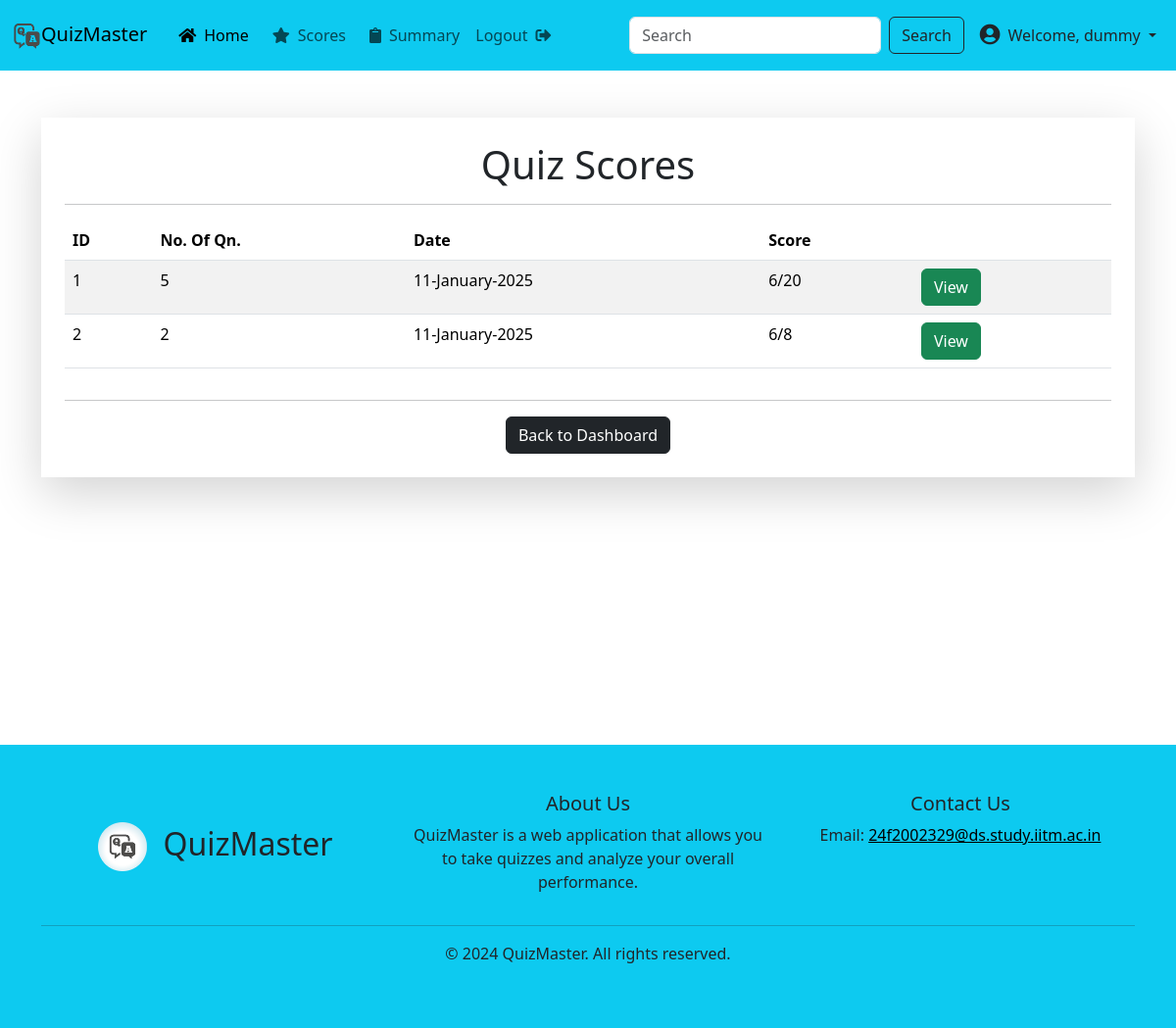
Page /user/scores (signed in) on the committed database.
### app/models/models.py (models this page shows)
class Question(db.Model):
    id = db.Column(db.Integer, primary_key=True)
    title = db.Column(db.String(200), nullable=False)
    text = db.Column(db.String(500), nullable=False)
    type = db.Column(db.String(20), nullable=False)
    quiz_id = db.Column(db.Integer, db.ForeignKey('quiz.id'), nullable=False)
    option1 = db.Column(db.String(200), nullable=True)
    option2 = db.Column(db.String(200), nullable=True)
    option3 = db.Column(db.String(200), nullable=True)
    option4 = db.Column(db.String(200), nullable=True)
    correct_options = db.Column(db.String(200), nullable=False)
    marks = db.Column(db.Integer, nullable=False, default=4)
    negative_marks = db.Column(db.Integer, nullable=False, default=0)
    question_image = db.Column(db.String(200), nullable=True, default="")
    option1_image = db.Column(db.String(200), nullable=True, default="")
    option2_image = db.Column(db.String(200), nullable=True, default="")
    option3_image = db.Column(db.String(200), nullable=True, default="")
    option4_image = db.Column(db.String(200), nullable=True, default="")

class Result(db.Model):
    id = db.Column(db.Integer, primary_key=True)
    user_id = db.Column(db.Integer, db.ForeignKey('user.id'), nullable=False)
    quiz_id = db.Column(db.Integer, db.ForeignKey('quiz.id'), nullable=False)
    score = db.Column(db.Integer, nullable=False)
    total_questions = db.Column(db.Integer, nullable=False)
    attempted_questions = db.Column(db.Integer, nullable=False)
    correct_answers = db.Column(db.Integer, nullable=False)
    partially_correct_answers = db.Column(db.Integer, nullable=False)
    wrong_answers = db.Column(db.Integer, nullable=False)
    skipped_questions = db.Column(db.Integer, nullable=False)
    status = db.Column(db.String(20), default='attempted')  # New status field
    created_at = db.Column(db.DateTime, default=datetime.now)
    total_marks_quiz = db.Column(db.Integer, nullable=False)
    user = db.relationship('User', backref='results', lazy=True)
    quiz = db.relationship('Quiz', backref='results', lazy=True)

### app/routes/user.py (the view)
@user_blueprint.route('/scores')
def scores():
    if 'user_id' not in session:
        return redirect(url_for('auth.user_login'))
    scores = Result.query.filter_by(user_id=session['user_id']).all()
    return render_template('user/scores.html', scores=scores)

### app/templates/user/scores.html
{% extends "base.html" %}
{% block content %}
<section class="vh-90 content">
    <div class="container my-5">
        <div class="shadow-lg p-4">
            <h1 class="text-center">Quiz Scores</h1>
            <hr>
            <div class="d-flex justify-content-between align-items-center">
                <table class="table table-striped">
                    <thead>
                        <tr>
                            <th>ID</th>
                            <th>No. Of Qn.</th>
                            <th>Date</th>
                            <th>Score</th>
                            <th> </th>
                        </tr>
                    </thead>
                    <tbody>
                        {% for score in scores %}
                            <tr>
                                <td scope="row">{{ score.quiz_id }}</td>
                                <td>{{ score.quiz.questions|length }}</td>
                                <td>{{ score.created_at.strftime('%d-%B-%Y') }}</td>
                                <td>{{ score.score }}/{{ score.total_marks_quiz }}</td>
                                <td><a href="{{ url_for('user.quiz_score', quiz_id=score.quiz_id) }}" class="btn btn-success">View</a></td>
                            </tr>
                        {% endfor %}
                    </tbody>
                </table>
            </div>
            <hr>
            <div class="text-center">
                <a href="{{ url_for('user.dashboard') }}" class="btn btn-dark">Back to Dashboard</a>
            </div>
        </div>
    </div>
</section>
{% endblock %}

### app/templates/base.html (shortened to what this page needs)
<!DOCTYPE html>
<html lang="en">
<head>
    <link rel="stylesheet" href="{{ url_for('static', filename='css/bootstrap.min.css') }}">
    <link rel="stylesheet" href="{{ url_for('static', filename='css/style.css') }}">
    <link rel="stylesheet" href="https://cdnjs.cloudflare.com/ajax/libs/font-awesome/5.15.4/css/all.min.css">
</head>
<body>
    <header>
    <nav class="navbar navbar-expand-lg navbar-light bg-info">
        <div class="container-fluid">
              {% if session['user_id'] == 0 %}
          <a class="navbar-brand site-title" href="{{ url_for('admin.dashboard')}}"><img src="{{ url_for('static', filename='img/logo.png') }}" width="30" height="30">QuizMaster</a>
          <button class="navbar-toggler" type="button" data-bs-toggle="collapse" data-bs-target="#navbarSupportedContent" aria-controls="navbarSupportedContent" aria-expanded="false" aria-label="Toggle navigation">
            <span class="navbar-toggler-icon"></span>
          </button>
          <div class="collapse navbar-collapse" id="navbarSupportedContent">
            <ul class="navbar-nav me-auto mb-2 mb-lg-0">
              <li class="nav-item">
                <a class="nav-link active" aria-current="page" href="{{ url_for('admin.dashboard')}}"><i class="fas fa-home px-2"></i>Home</a>
              </li>
              <li class="nav-item">
                <a class="nav-link" href="{{ url_for('admin.quiz') }}"><i class="fas fa-star px-2"></i>Quiz</a>
              </li>
              <li class="nav-item">
                <a class="nav-link" href="{{ url_for('admin.summary') }}"><i class="fas fa-clipboard px-2"></i>Summary</a>
              </li>
                <li class="nav-item">
                <a class="nav-link" href="{{ url_for('admin.logout') }}">Logout<i class="fas fa-sign-out-alt px-2"></i></a>
                </li>
            </ul>
            <form class="d-flex">
              <input class="form-control me-2" type="search" placeholder="Search" aria-label="Search">
              <button class="btn btn-outline-dark" type="submit">Search</button>
            </form>
            <div class="dropdown mx-2 my-3">
              <a class="nav-link dropdown-toggle text-dark mx-auto px-auto" href="#" id="profileDropdown" role="button" data-bs-toggle="dropdown" aria-expanded="false">
                  <i class="fas fa-user-circle fa-lg px-2"></i> Welcome Admin
              </a>
              <ul class="dropdown-menu dropdown-menu-end" aria-labelledby="profileDropdown">
                  <li><a class="dropdown-item" href="{{ url_for('admin.logout') }}">Logout</a></li>
              </ul>
          </div>
          </div>
              {% else %}
          <a class="navbar-brand site-title" href="{{ url_for('user.dashboard')}}"><img src="{{ url_for('static', filename='img/logo.png') }}" width="30" height="30">QuizMaster</a>
          <div class="collapse navbar-collapse" id="navbarSupportedContent">
            <ul class="navbar-nav me-auto mb-2 mb-lg-0">
              <li class="nav-item">
                <a class="nav-link active" aria-current="page" href="{{ url_for('user.dashboard')}}"><i class="fas fa-home px-2"></i>Home</a>
              </li>
              <li class="nav-item">
                <a class="nav-link" href="{{ url_for('user.scores') }}"><i class="fas fa-star px-2"></i>Scores</a>
              </li>
              <li class="nav-item">
                <a class="nav-link" href="{{ url_for('user.summary') }}"><i class="fas fa-clipboard px-2"></i>Summary</a>
              </li>
                {% if session.get('user_id') %}
                <li class="nav-item">
                <a class="nav-link" href="{{ url_for('auth.logout') }}">Logout<i class="fas fa-sign-out-alt px-2"></i></a>
                </li>
                {% endif %}
            </ul>
            <form class="d-flex">
              <input class="form-control me-2" type="search" placeholder="Search" aria-label="Search">
              <button class="btn btn-outline-dark" type="submit">Search</button>
            </form>
                {% if session.get('user_id') %}
            <div class="dropdown mx-2 my-3">
              <a class="nav-link dropdown-toggle text-dark mx-auto px-auto" href="#" id="profileDropdown" role="button" data-bs-toggle="dropdown" aria-expanded="false">
                  <i class="fas fa-user-circle fa-lg px-2"></i>Welcome, {{ session.get('full_name') or 'Profile' }}
              </a>
            </div>
                {% endif %}
          {% endif %}
          </div>
        </div>
      </nav>
    </header>
    <main>
        {% block content %}{% endblock %}
    </main>
    <footer class="footer bg-info">
        <div class="container py-5">
            <div class="row">
                <div class="col-md-4 text-center py-auto my-auto">
                    <h2><img src="{{ url_for('static', filename='img/favicon2.png') }}" class="me-3" alt="logo" style="border-radius: 1rem 0 0 1rem; height: 50px; width: 50px;" />QuizMaster</h2>
                </div>
                <div class="col-md-4 text-center">
                    <h5>About Us</h5>
                    <p>
                      QuizMaster is a web application
                      that allows you to take quizzes
                      and analyze your overall performance.
                   </p>
                </div>
                <div class="col-md-4 text-center">
                    <h5>Contact Us</h5>
                    <ul class="list-unstyled">
                        <li>Email: <a href="mailto:24f2002329@ds.study.iitm.ac.in" style="color: black;">24f2002329@ds.study.iitm.ac.in</a></li>
                    </ul>
                </div>
            </div>
            <hr>
            <p class="text-center" >&copy; 2024 QuizMaster. All rights reserved.</p>
            </div>
    </footer>
</body>
</html>

### app/static/css/style.css (style rules this page uses)
body, html { height: 90vh; }
.content { min-height: 80vh; }
.footer { position: relative; bottom: 0; width: 100%; }
.list-unstyled li { margin-bottom: 10px; }

### rows in the picture
Question: title "dummy"
Result: quiz_id "1", quiz.questions|length "5", created_at "11-January-2025", score "6", total_marks_quiz "20"
Result: quiz_id "2", quiz.questions|length "2", created_at "11-January-2025", score "6", total_marks_quiz "8"
